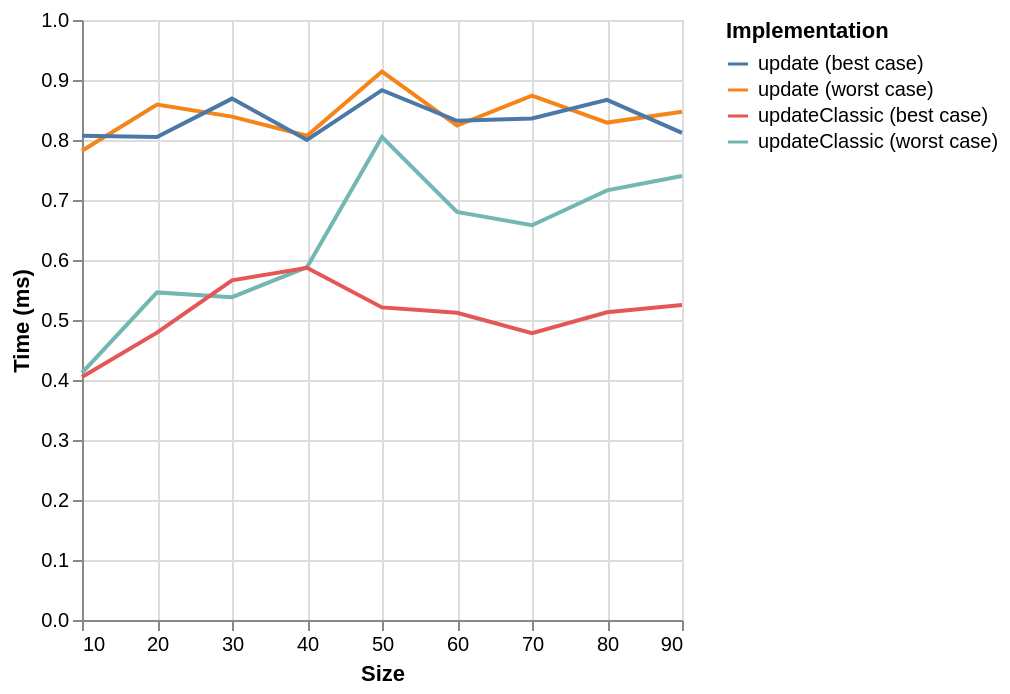

Vega-Lite specification for this chart:
### Vega-Lite specification from a JSON file in a GitHub repository (floating-point values rounded to 4 significant figures)
{"$schema": "https://vega.github.io/schema/vega-lite/v6.json", "data": {"values": [{"ms": 0.412, "series": "updateClassic (worst case)", "size": 10}, {"ms": 0.546, "series": "updateClassic (worst case)", "size": 20}, {"ms": 0.538, "series": "updateClassic (worst case)", "size": 30}, {"ms": 0.588, "series": "updateClassic (worst case)", "size": 40}, {"ms": 0.805, "series": "updateClassic (worst case)", "size": 50}, {"ms": 0.68, "series": "updateClassic (worst case)", "size": 60}, {"ms": 0.658, "series": "updateClassic (worst case)", "size": 70}, {"ms": 0.716, "series": "updateClassic (worst case)", "size": 80}, {"ms": 0.74, "series": "updateClassic (worst case)", "size": 90}, {"ms": 0.405, "series": "updateClassic (best case)", "size": 10}, {"ms": 0.479, "series": "updateClassic (best case)", "size": 20}, {"ms": 0.566, "series": "updateClassic (best case)", "size": 30}, {"ms": 0.587, "series": "updateClassic (best case)", "size": 40}, {"ms": 0.521, "series": "updateClassic (best case)", "size": 50}, {"ms": 0.512, "series": "updateClassic (best case)", "size": 60}, {"ms": 0.478, "series": "updateClassic (best case)", "size": 70}, {"ms": 0.513, "series": "updateClassic (best case)", "size": 80}, {"ms": 0.525, "series": "updateClassic (best case)", "size": 90}, {"ms": 0.782, "series": "update (worst case)", "size": 10}, {"ms": 0.859, "series": "update (worst case)", "size": 20}, {"ms": 0.839, "series": "update (worst case)", "size": 30}, {"ms": 0.807, "series": "update (worst case)", "size": 40}, {"ms": 0.914, "series": "update (worst case)", "size": 50}, {"ms": 0.824, "series": "update (worst case)", "size": 60}, {"ms": 0.874, "series": "update (worst case)", "size": 70}, {"ms": 0.829, "series": "update (worst case)", "size": 80}, {"ms": 0.847, "series": "update (worst case)", "size": 90}, {"ms": 0.807, "series": "update (best case)", "size": 10}, {"ms": 0.805, "series": "update (best case)", "size": 20}, {"ms": 0.869, "series": "update (best case)", "size": 30}, {"ms": 0.8, "series": "update (best case)", "size": 40}, {"ms": 0.883, "series": "update (best case)", "size": 50}, {"ms": 0.832, "series": "update (best case)", "size": 60}, {"ms": 0.836, "series": "update (best case)", "size": 70}, {"ms": 0.867, "series": "update (best case)", "size": 80}, {"ms": 0.812, "series": "update (best case)", "size": 90}]}, "encoding": {"color": {"field": "series", "legend": {"orient": "right", "symbolLimit": 30, "title": "Implementation"}, "type": "nominal"}, "x": {"field": "size", "title": "Size", "type": "quantitative"}, "y": {"field": "ms", "title": "Time (ms)", "type": "quantitative"}}, "mark": {"point": false, "type": "line"}}
